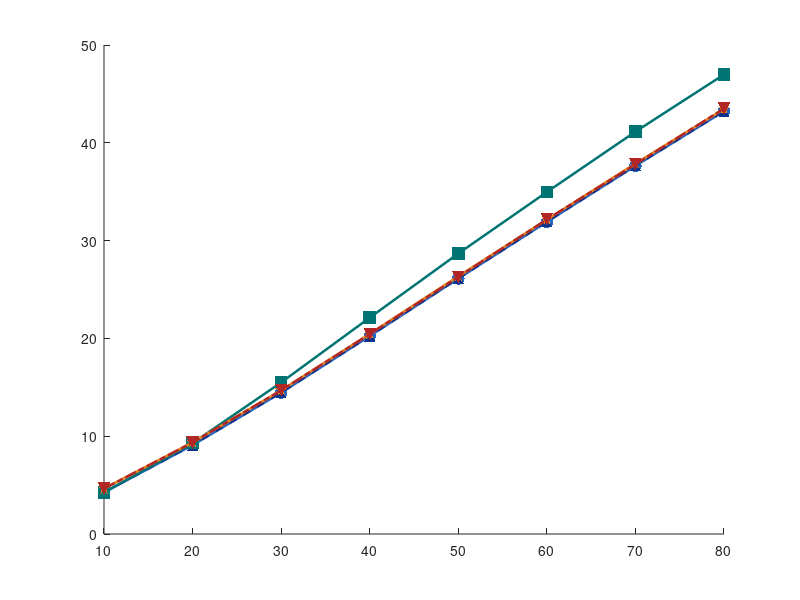

Recreate this plot in MATLAB. (Note: this script raises an error after producing the figure.)
%% exp11_4: 六算法对比 — Jerlov IB 路径衰减 / 计算时间 vs 传输距离
%  WCI-MC (无湍流) vs WCI-MC (Snell-Only) vs WCI-MC (Full Turb.) vs
%  MCS Physical (No Turb.) vs MCS Physical (Snell-Only) vs SA-MCS (LUT)
%  加载 exp11_1 / exp11_2 / exp11_2b / exp11_3 / exp11_5 / exp11_6 的仿真结果

clc; clear; close all;
cd(fileparts(mfilename('fullpath')));

% ================= Load Data =================
data_none      = load('data_exp11_WCIMC_None.mat');
data_snell     = load('data_exp11_WCIMC_Snell.mat');
data_full      = load('data_exp11_WCIMC_Strong.mat');
data_phys_none = load('data_exp11_MCS_Physical_None.mat');
data_phys_turb = load('data_exp11_MCS_Physical_Turb.mat');
data_sa        = load('data_exp11_SA_MCS_LUT.mat');

dist_arr = data_none.dist_arr;
PL_none       = -data_none.PL_arr;
PL_snell      = -data_snell.PL_arr;
PL_full       = -data_full.PL_arr;
PL_phys_none  = -data_phys_none.PL_arr;
PL_phys_turb  = -data_phys_turb.PL_arr;
PL_phys_std   = data_phys_turb.PL_std_arr;     % 物理接收 Snell 帧间标准差
N_turb_phys   = data_phys_turb.N_turb;         % 湍流实现次数
PL_sa         = -data_sa.PL_arr;
T_none        = data_none.Time_arr;
T_snell       = data_snell.Time_arr;
T_full        = data_full.Time_arr;
T_phys_none   = data_phys_none.Time_arr;
T_phys_turb   = data_phys_turb.Time_arr;
T_sa          = data_sa.Time_arr;
N_packets = data_none.N_packets;

fprintf('=== exp11_4: Six-Algorithm Comparison ===\n');
fprintf('Water: %s | N = %d | Distances: [%s] m\n', ...
    data_none.water_type, N_packets, num2str(dist_arr));
fprintf('MCS Physical (Snell): N_turb = %d 帧相位屏平均\n\n', N_turb_phys);

% ================= Style =================
font_name = 'Times New Roman';
blue_light    = [0.40 0.65 0.90];   % 浅蓝 — SA-MCS (LUT)
blue_medium   = [0.15 0.40 0.75];   % 中蓝 — WCI-MC (No Turbulence)
blue_dark     = [0.05 0.20 0.55];   % 深蓝 — WCI-MC (Snell-Only)
teal_dark     = [0.00 0.45 0.45];   % 深青 — WCI-MC (Full Turbulence)
orange_warm   = [0.90 0.50 0.10];   % 暖橙 — MCS Physical (No Turbulence)
red_brick     = [0.70 0.15 0.15];   % 砖红 — MCS Physical (Snell-Only)

algo_labels = {'SA-MCS (LUT)', 'WCI-MC (No Turb.)', 'WCI-MC (Snell-Only)', ...
               'WCI-MC (Full Turb.)', 'MCS Physical (No Turb.)', 'MCS Physical (Snell)'};
markers = {'d-', 'o-', '^--', 's-', 'p-', 'v-.'};
colors = {blue_light, blue_medium, blue_dark, teal_dark, orange_warm, red_brick};

% ================= Figure 1: Path Loss vs Distance =================
figure('Position', [100, 100, 960, 600]);
hold on;

plot(dist_arr, PL_sa, markers{1}, ...
    'Color', colors{1}, 'LineWidth', 1.2, ...
    'MarkerFaceColor', colors{1}, 'MarkerSize', 6, ...
    'MarkerEdgeColor', 'none');
plot(dist_arr, PL_none, markers{2}, ...
    'Color', colors{2}, 'LineWidth', 1.8, ...
    'MarkerFaceColor', colors{2}, 'MarkerSize', 9, ...
    'MarkerEdgeColor', 'none');
plot(dist_arr, PL_snell, markers{3}, ...
    'Color', colors{3}, 'LineWidth', 1.5, ...
    'MarkerFaceColor', colors{3}, 'MarkerSize', 8, ...
    'MarkerEdgeColor', 'none');
plot(dist_arr, PL_full, markers{4}, ...
    'Color', colors{4}, 'LineWidth', 1.8, ...
    'MarkerFaceColor', colors{4}, 'MarkerSize', 9, ...
    'MarkerEdgeColor', 'none');
plot(dist_arr, PL_phys_none, markers{5}, ...
    'Color', colors{5}, 'LineWidth', 1.8, ...
    'MarkerFaceColor', colors{5}, 'MarkerSize', 9, ...
    'MarkerEdgeColor', 'none');
plot(dist_arr, PL_phys_turb, markers{6}, ...
    'Color', colors{6}, 'LineWidth', 1.8, ...
    'MarkerFaceColor', colors{6}, 'MarkerSize', 9, ...
    'MarkerEdgeColor', 'none');
errorbar(dist_arr, PL_phys_turb, PL_phys_std, 'LineStyle', 'none', ...
    'Color', colors{6}, 'LineWidth', 1.2, 'CapSize', 5);

hold off;

set(gca, 'FontName', font_name, 'FontSize', 11);
xlabel('Transmission Distance (m)', 'FontName', font_name, 'FontSize', 12);
ylabel('Path Loss (dB)', 'FontName', font_name, 'FontSize', 12);
title(sprintf('Jerlov IB — Path Loss vs Distance  (N = 10^{%d})', log10(N_packets)), ...
    'FontName', font_name, 'FontSize', 13);
legend(algo_labels, 'Location', 'northwest', 'FontName', font_name, 'FontSize', 7);
grid on; box on;

saveas(gcf, 'fig_exp11_PL_vs_Distance.png');
fprintf('Figure saved: fig_exp11_PL_vs_Distance.png\n');

% ================= Figure 2: Computation Time vs Distance =================
figure('Position', [100, 100, 960, 600]);
hold on;

plot(dist_arr, T_sa, markers{1}, ...
    'Color', colors{1}, 'LineWidth', 1.2, ...
    'MarkerFaceColor', colors{1}, 'MarkerSize', 6, ...
    'MarkerEdgeColor', 'none');
plot(dist_arr, T_none, markers{2}, ...
    'Color', colors{2}, 'LineWidth', 1.8, ...
    'MarkerFaceColor', colors{2}, 'MarkerSize', 9, ...
    'MarkerEdgeColor', 'none');
plot(dist_arr, T_snell, markers{3}, ...
    'Color', colors{3}, 'LineWidth', 1.5, ...
    'MarkerFaceColor', colors{3}, 'MarkerSize', 8, ...
    'MarkerEdgeColor', 'none');
plot(dist_arr, T_full, markers{4}, ...
    'Color', colors{4}, 'LineWidth', 1.8, ...
    'MarkerFaceColor', colors{4}, 'MarkerSize', 9, ...
    'MarkerEdgeColor', 'none');
plot(dist_arr, T_phys_none, markers{5}, ...
    'Color', colors{5}, 'LineWidth', 1.8, ...
    'MarkerFaceColor', colors{5}, 'MarkerSize', 9, ...
    'MarkerEdgeColor', 'none');
plot(dist_arr, T_phys_turb, markers{6}, ...
    'Color', colors{6}, 'LineWidth', 1.8, ...
    'MarkerFaceColor', colors{6}, 'MarkerSize', 9, ...
    'MarkerEdgeColor', 'none');

hold off;

set(gca, 'FontName', font_name, 'FontSize', 11);
xlabel('Transmission Distance (m)', 'FontName', font_name, 'FontSize', 12);
ylabel('Computation Time (s)', 'FontName', font_name, 'FontSize', 12);
title(sprintf('Jerlov IB — Computation Time vs Distance  (N = 10^{%d})', log10(N_packets)), ...
    'FontName', font_name, 'FontSize', 13);
legend(algo_labels, 'Location', 'northwest', 'FontName', font_name, 'FontSize', 7);
grid on; box on;

saveas(gcf, 'fig_exp11_Time_vs_Distance.png');
fprintf('Figure saved: fig_exp11_Time_vs_Distance.png\n');

% ================= Figure 3: Excess Loss — Turbulence Contribution =================
PL_excess_snell     = PL_snell - PL_none;         % WCI-MC Snell-Only vs WCI-MC None
PL_excess_full      = PL_full - PL_none;          % Full Turb. vs WCI-MC None
PL_excess_phys_turb = PL_phys_turb - PL_phys_none; % Physical Snell vs Physical None

figure('Position', [100, 100, 960, 500]);

b = bar(dist_arr, [PL_excess_snell(:), PL_excess_full(:), PL_excess_phys_turb(:)], 'grouped');
b(1).FaceColor = blue_dark;   b(1).EdgeColor = 'none';
b(2).FaceColor = teal_dark;   b(2).EdgeColor = 'none';
b(3).FaceColor = red_brick;   b(3).EdgeColor = 'none';

set(gca, 'FontName', font_name, 'FontSize', 11);
xlabel('Transmission Distance (m)', 'FontName', font_name, 'FontSize', 12);
ylabel('Excess Path Loss (dB)', 'FontName', font_name, 'FontSize', 12);
title(sprintf('Jerlov IB — Turbulence-Induced Excess Loss  (N = 10^{%d})', log10(N_packets)), ...
    'FontName', font_name, 'FontSize', 13);
legend({'WCI-MC Snell (refraction)', 'Full Turb. (refr. + spreading)', ...
    'Physical Snell (refraction)'}, ...
    'Location', 'northwest', 'FontName', font_name, 'FontSize', 8);
grid on; box on;

for i = 1:length(dist_arr)
    if abs(PL_excess_snell(i)) > 0.01
        text(dist_arr(i) - 0.38, PL_excess_snell(i) + 0.04, sprintf('%.1f', PL_excess_snell(i)), ...
            'FontName', font_name, 'FontSize', 7, ...
            'HorizontalAlignment', 'center', 'VerticalAlignment', 'bottom');
    end
    if abs(PL_excess_full(i)) > 0.01
        text(dist_arr(i), PL_excess_full(i) + 0.04, sprintf('%.1f', PL_excess_full(i)), ...
            'FontName', font_name, 'FontSize', 7, ...
            'HorizontalAlignment', 'center', 'VerticalAlignment', 'bottom');
    end
    if abs(PL_excess_phys_turb(i)) > 0.01
        text(dist_arr(i) + 0.38, PL_excess_phys_turb(i) + 0.04, sprintf('%.1f', PL_excess_phys_turb(i)), ...
            'FontName', font_name, 'FontSize', 7, ...
            'HorizontalAlignment', 'center', 'VerticalAlignment', 'bottom');
    end
end

saveas(gcf, 'fig_exp11_ExcessLoss.png');
fprintf('Figure saved: fig_exp11_ExcessLoss.png\n');

% ================= Console Summary =================
fprintf('\n===== Full Summary (N = %d) =====\n', N_packets);
fprintf('%-6s | %8s | %8s | %8s | %8s | %8s | %8s | %8s | %8s | %8s | %8s | %8s | %8s\n', ...
    'Dist', 'SA(dB)', 'W0(dB)', 'WSnl(dB)', 'WFul(dB)', 'P0(dB)', 'PSnl(dB)', ...
    'SA(s)', 'W0(s)', 'WSnl(s)', 'WFul(s)', 'P0(s)', 'PSnl(s)');
fprintf('%s\n', repmat('-', 1, 158));
for i = 1:length(dist_arr)
    fprintf('%-6d | %8.2f | %8.2f | %8.2f | %8.2f | %8.2f | %8.2f | %8.2f | %8.2f | %8.2f | %8.2f | %8.2f | %8.2f\n', ...
        dist_arr(i), PL_sa(i), PL_none(i), PL_snell(i), PL_full(i), PL_phys_none(i), PL_phys_turb(i), ...
        T_sa(i), T_none(i), T_snell(i), T_full(i), T_phys_none(i), T_phys_turb(i));
end

fprintf('\nDone.\n');
